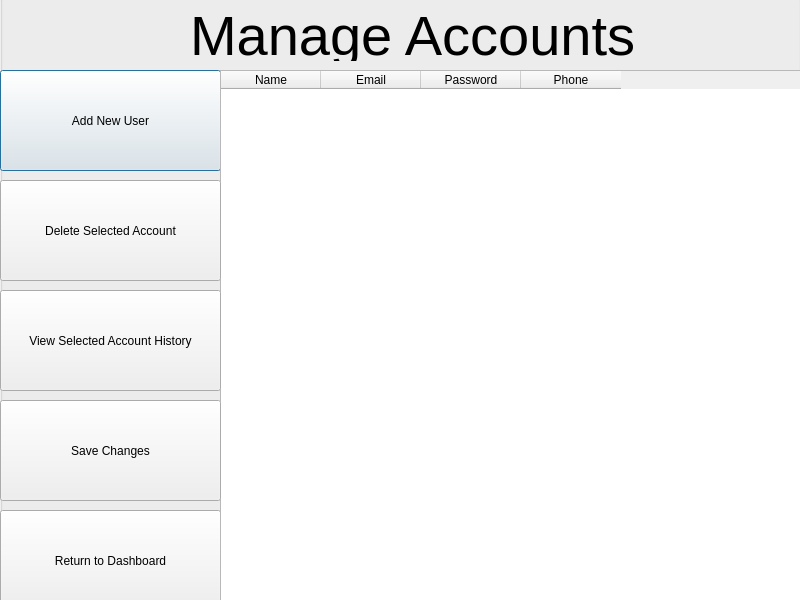
<?xml version="1.0" encoding="UTF-8"?>
<ui version="4.0">
 <class>AccountsAdminWindow</class>
 <widget class="QDialog" name="AccountsAdminWindow">
  <property name="geometry">
   <rect>
    <x>0</x>
    <y>0</y>
    <width>800</width>
    <height>600</height>
   </rect>
  </property>
  <property name="windowTitle">
   <string>Dialog</string>
  </property>
  <widget class="QGroupBox" name="groupBox">
   <property name="geometry">
    <rect>
     <x>0</x>
     <y>-20</y>
     <width>801</width>
     <height>621</height>
    </rect>
   </property>
   <property name="title">
    <string>GroupBox</string>
   </property>
   <widget class="QLabel" name="label">
    <property name="geometry">
     <rect>
      <x>190</x>
      <y>30</y>
      <width>451</width>
      <height>51</height>
     </rect>
    </property>
    <property name="font">
     <font>
      <pointsize>42</pointsize>
     </font>
    </property>
    <property name="text">
     <string>Manage Accounts</string>
    </property>
   </widget>
   <widget class="QPushButton" name="pushButton">
    <property name="geometry">
     <rect>
      <x>0</x>
      <y>90</y>
      <width>221</width>
      <height>101</height>
     </rect>
    </property>
    <property name="text">
     <string>Add New User</string>
    </property>
   </widget>
   <widget class="QPushButton" name="pushButton_2">
    <property name="geometry">
     <rect>
      <x>0</x>
      <y>530</y>
      <width>221</width>
      <height>101</height>
     </rect>
    </property>
    <property name="text">
     <string>Return to Dashboard</string>
    </property>
   </widget>
   <widget class="QTableWidget" name="tableWidget">
    <property name="geometry">
     <rect>
      <x>220</x>
      <y>90</y>
      <width>581</width>
      <height>531</height>
     </rect>
    </property>
    <column>
     <property name="text">
      <string>Name</string>
     </property>
    </column>
    <column>
     <property name="text">
      <string>Email</string>
     </property>
    </column>
    <column>
     <property name="text">
      <string>Password</string>
     </property>
    </column>
    <column>
     <property name="text">
      <string>Phone</string>
     </property>
    </column>
   </widget>
   <widget class="QPushButton" name="pushButton_3">
    <property name="geometry">
     <rect>
      <x>0</x>
      <y>420</y>
      <width>221</width>
      <height>101</height>
     </rect>
    </property>
    <property name="text">
     <string>Save Changes</string>
    </property>
   </widget>
   <widget class="QPushButton" name="pushButton_4">
    <property name="geometry">
     <rect>
      <x>0</x>
      <y>200</y>
      <width>221</width>
      <height>101</height>
     </rect>
    </property>
    <property name="text">
     <string>Delete Selected Account</string>
    </property>
   </widget>
   <widget class="QPushButton" name="pushButton_5">
    <property name="geometry">
     <rect>
      <x>0</x>
      <y>310</y>
      <width>221</width>
      <height>101</height>
     </rect>
    </property>
    <property name="text">
     <string>View Selected Account History</string>
    </property>
   </widget>
  </widget>
 </widget>
 <resources/>
 <connections/>
</ui>
